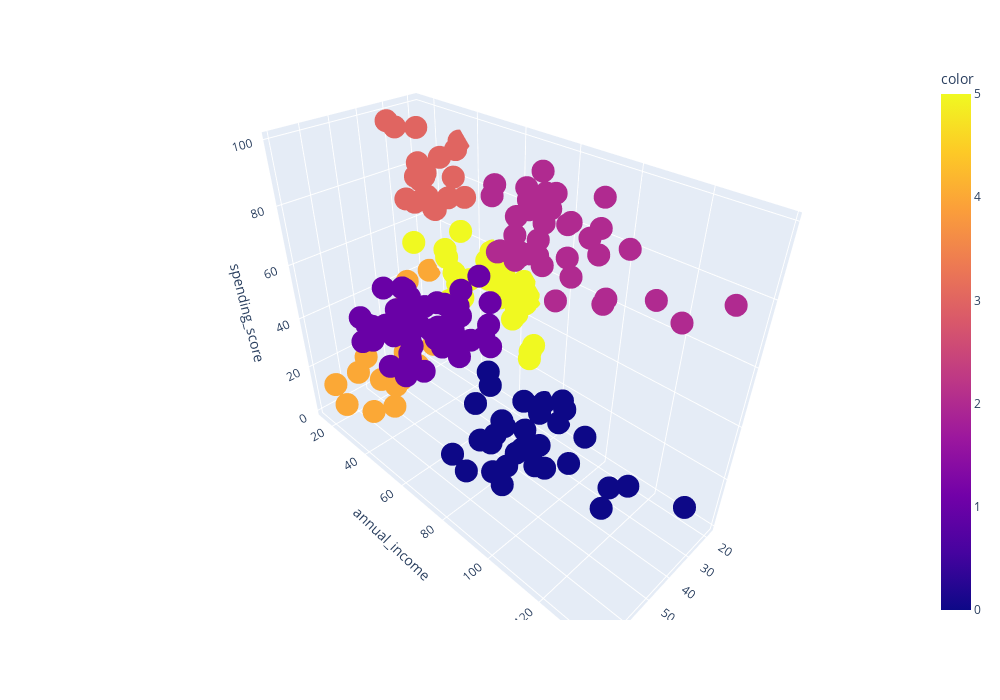

Notebook cell for this chart:
### Markdown cell above
Попробуем взять 6 кластеров

### Code cell
agg_preds_6 = get_agg_clustering(X, 6)
get_3d_visualization(X, agg_preds_6)

### Figure 1 — Plotly figure (JSON) as saved in the notebook; plotly's stock layout.template omitted (floating-point values rounded to 4 significant figures; data arrays with more than 128 entries replaced by an {"elided": "..."} marker saying what was removed)
{"data": [{"hovertemplate": "age=%{x}<br>annual_income=%{y}<br>spending_score=%{z}<br>color=%{marker.color}<extra></extra>", "legendgroup": "", "marker": {"color": {"elided": "200 int values"}, "coloraxis": "coloraxis", "symbol": "circle"}, "mode": "markers", "name": "", "scene": "scene", "showlegend": false, "type": "scatter3d", "x": {"elided": "200 int values"}, "y": {"elided": "200 int values"}, "z": {"elided": "200 int values"}}], "layout": {"coloraxis": {"colorbar": {"title": {"text": "color"}}, "colorscale": [[0, "#0d0887"], [0.1111, "#46039f"], [0.2222, "#7201a8"], [0.3333, "#9c179e"], [0.4444, "#bd3786"], [0.5556, "#d8576b"], [0.6667, "#ed7953"], [0.7778, "#fb9f3a"], [0.8889, "#fdca26"], [1, "#f0f921"]]}, "height": 700, "legend": {"tracegroupgap": 0}, "margin": {"t": 60}, "scene": {"domain": {"x": [0, 1], "y": [0, 1]}, "xaxis": {"title": {"text": "age"}}, "yaxis": {"title": {"text": "annual_income"}}, "zaxis": {"title": {"text": "spending_score"}}}, "width": 1000}}
